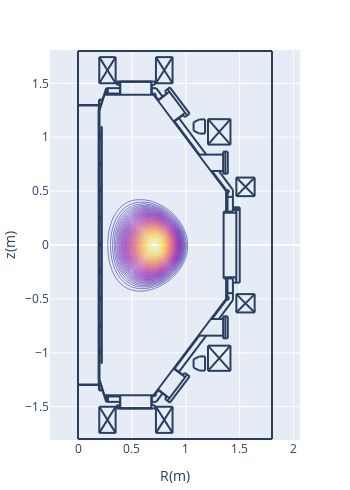

Here is the notebook cell this chart was saved with:
### Code cell
# pressure
pl.d_contour(cond['pressure'])

### Figure 1 — Plotly figure (JSON) as saved in the notebook; plotly's stock layout.template omitted (floating-point values rounded to 4 significant figures; data arrays with more than 128 entries replaced by an {"elided": "..."} marker saying what was removed)
{"data": [{"contours": {"coloring": "lines"}, "dx": 0.02, "dy": 0.02, "ncontours": 100, "showscale": false, "type": "contour", "x0": 0, "y0": -1.1, "z": {"elided": "111x71 float values"}}], "layout": {"height": 490.8, "margin": {"autoexpand": false, "b": 50, "l": 50, "r": 50, "t": 50}, "shapes": [{"type": "line", "x0": 0.2652, "x1": 0.2652, "y0": -1.406, "y1": -1.455}, {"type": "line", "x0": 0.2766, "x1": 0.2766, "y0": -1.406, "y1": -1.455}, {"type": "line", "x0": 0.1927, "x1": 0.1927, "y0": -1.299, "y1": 1.299}, {"type": "line", "x0": 0.1927, "x1": 0.1927, "y0": -1.249, "y1": 1.249}, {"type": "line", "x0": 0.195, "x1": 0.195, "y0": -1.251, "y1": 1.249}, {"type": "line", "x0": 0.1995, "x1": 0.1995, "y0": -1.249, "y1": 1.249}, {"type": "line", "x0": 1.376, "x1": 0.7005, "y0": 0.4965, "y1": 1.394}, {"type": "line", "x0": 0.2199, "x1": 0.2199, "y0": 0.3695, "y1": 1.099}, {"type": "line", "x0": 0.2176, "x1": 0.2176, "y0": 0.3695, "y1": 1.099}, {"type": "line", "x0": 1.376, "x1": 0.7005, "y0": -0.4965, "y1": -1.394}, {"type": "line", "x0": 0.2176, "x1": 0.2176, "y0": -0.3695, "y1": -1.099}, {"type": "line", "x0": 0.2199, "x1": 0.2199, "y0": -0.3695, "y1": -1.099}, {"type": "line", "x0": 0.1995, "x1": 0.2448, "y0": -1.249, "y1": -1.394}, {"type": "line", "x0": 0.1972, "x1": 0.1972, "y0": -1.299, "y1": -1.344}, {"type": "line", "x0": 0.195, "x1": 0.195, "y0": -1.299, "y1": -1.349}, {"type": "line", "x0": 0.195, "x1": 0.229, "y0": -1.349, "y1": -1.349}, {"type": "line", "x0": 0.195, "x1": 0.2267, "y0": -1.344, "y1": -1.344}, {"type": "line", "x0": 0.1995, "x1": 0.1995, "y0": -0.9975, "y1": -0.9748}, {"type": "line", "x0": 0.2086, "x1": 0.2086, "y0": -1.009, "y1": -0.9907}, {"type": "line", "x0": 0.2086, "x1": 0.2086, "y0": -1.009, "y1": -0.9929}, {"type": "line", "x0": 0.2063, "x1": 0.2063, "y0": -1.011, "y1": -0.9748}, {"type": "line", "x0": 0, "x1": 0.2108, "y0": -1.294, "y1": -1.294}, {"type": "line", "x0": 0, "x1": 0.2131, "y0": -1.299, "y1": -1.299}, {"type": "line", "x0": 0.1995, "x1": 0.1995, "y0": -1.011, "y1": -1.002}, {"type": "line", "x0": 0.2063, "x1": 0.2086, "y0": -1.007, "y1": -1.007}, {"type": "line", "x0": 0.2086, "x1": 0.2086, "y0": -1.004, "y1": -1.004}, {"type": "line", "x0": 0.2086, "x1": 0.2176, "y0": -1.009, "y1": -1.009}, {"type": "line", "x0": 0.1995, "x1": 0.2063, "y0": -1.011, "y1": -1.011}, {"type": "line", "x0": 0.2199, "x1": 0.2176, "y0": -1.099, "y1": -1.099}, {"type": "line", "x0": 0.2063, "x1": 0.2086, "y0": -0.9929, "y1": -0.9929}, {"type": "line", "x0": 0.2086, "x1": 0.2086, "y0": -0.9975, "y1": -0.9975}, {"type": "line", "x0": 0.2086, "x1": 0.2176, "y0": -0.9929, "y1": -0.9929}, {"type": "line", "x0": 0.2086, "x1": 0.2176, "y0": -0.9907, "y1": -0.9907}, {"type": "line", "x0": 0.1995, "x1": 0.2063, "y0": -0.9748, "y1": -0.9748}, {"type": "line", "x0": 0.2086, "x1": 0.2176, "y0": -0.7594, "y1": -0.7594}, {"type": "line", "x0": 0.1995, "x1": 0.2063, "y0": -0.7617, "y1": -0.7617}, {"type": "line", "x0": 0.2086, "x1": 0.2086, "y0": -0.7594, "y1": -0.7413}, {"type": "line", "x0": 0.2086, "x1": 0.2086, "y0": -0.7594, "y1": -0.739}, {"type": "line", "x0": 0.1995, "x1": 0.1995, "y0": -0.7617, "y1": -0.7526}, {"type": "line", "x0": 0.2063, "x1": 0.2063, "y0": -0.7617, "y1": -0.7254}, {"type": "line", "x0": 0.1995, "x1": 0.2063, "y0": -0.7254, "y1": -0.7254}, {"type": "line", "x0": 0.2086, "x1": 0.2176, "y0": -0.739, "y1": -0.739}, {"type": "line", "x0": 0.2086, "x1": 0.2176, "y0": -0.7413, "y1": -0.7413}, {"type": "line", "x0": 0.2086, "x1": 0.2086, "y0": -0.7526, "y1": -0.7526}, {"type": "line", "x0": 0.2063, "x1": 0.2086, "y0": -0.7572, "y1": -0.7572}, {"type": "line", "x0": 0.2086, "x1": 0.2086, "y0": -0.7458, "y1": -0.7458}, {"type": "line", "x0": 0.2063, "x1": 0.2086, "y0": -0.7436, "y1": -0.7436}, {"type": "line", "x0": 0.1995, "x1": 0.1995, "y0": -0.7481, "y1": -0.7254}, {"type": "line", "x0": 0.3582, "x1": 0.7141, "y0": -1.517, "y1": -1.517}, {"type": "line", "x0": 0.3854, "x1": 0.6869, "y0": -1.514, "y1": -1.514}, {"type": "line", "x0": 0.3854, "x1": 0.6869, "y0": -1.514, "y1": -1.514}, {"type": "line", "x0": 0.2426, "x1": 0.7096, "y0": -1.394, "y1": -1.394}, {"type": "line", "x0": 0.3922, "x1": 0.3922, "y0": -1.514, "y1": -1.394}, {"type": "line", "x0": 0.3582, "x1": 0.3582, "y0": -1.517, "y1": -1.487}, {"type": "line", "x0": 0.3786, "x1": 0.3786, "y0": -1.517, "y1": -1.487}, {"type": "line", "x0": 0.3695, "x1": 0.3695, "y0": -1.517, "y1": -1.487}, {"type": "line", "x0": 0.3831, "x1": 0.3831, "y0": -1.517, "y1": -1.512}, {"type": "line", "x0": 0.3831, "x1": 0.3854, "y0": -1.512, "y1": -1.514}, {"type": "line", "x0": 0.3854, "x1": 0.3854, "y0": -1.514, "y1": -1.514}, {"type": "line", "x0": 0.3899, "x1": 0.263, "y0": -1.455, "y1": -1.455}, {"type": "line", "x0": 0.3582, "x1": 0.3899, "y0": -1.487, "y1": -1.487}, {"type": "line", "x0": 0.2471, "x1": 0.3899, "y0": -1.406, "y1": -1.406}, {"type": "line", "x0": 0.2766, "x1": 0.2766, "y0": -1.455, "y1": -1.406}, {"type": "line", "x0": 0.2652, "x1": 0.2652, "y0": -1.455, "y1": -1.406}, {"type": "line", "x0": 0.2584, "x1": 0.263, "y0": -1.444, "y1": -1.455}, {"type": "line", "x0": 0.2426, "x1": 0.2448, "y0": -1.394, "y1": -1.392}, {"type": "line", "x0": 0.3899, "x1": 0.3899, "y0": -1.487, "y1": -1.394}, {"type": "line", "x0": 0.6801, "x1": 0.6801, "y0": -1.514, "y1": -1.394}, {"type": "line", "x0": 0.7141, "x1": 0.7141, "y0": -1.517, "y1": -1.487}, {"type": "line", "x0": 0.6914, "x1": 0.6914, "y0": -1.517, "y1": -1.512}, {"type": "line", "x0": 0.6914, "x1": 0.6869, "y0": -1.512, "y1": -1.514}, {"type": "line", "x0": 0.6869, "x1": 0.6869, "y0": -1.514, "y1": -1.514}, {"type": "line", "x0": 0.6846, "x1": 0.6846, "y0": -1.487, "y1": -1.394}, {"type": "line", "x0": 0.6846, "x1": 0.7141, "y0": -1.487, "y1": -1.487}, {"type": "line", "x0": 0.7254, "x1": 0.6846, "y0": -1.455, "y1": -1.455}, {"type": "line", "x0": 0.7118, "x1": 0.705, "y0": -1.392, "y1": -1.387}, {"type": "line", "x0": 0.7055, "x1": 0.715, "y0": -1.4, "y1": -1.402}, {"type": "line", "x0": 0.715, "x1": 0.7223, "y0": -1.402, "y1": -1.397}, {"type": "line", "x0": 0.7223, "x1": 0.7248, "y0": -1.397, "y1": -1.389}, {"type": "line", "x0": 0.7248, "x1": 0.7198, "y0": -1.389, "y1": -1.381}, {"type": "line", "x0": 0.6846, "x1": 0.7005, "y0": -1.406, "y1": -1.406}, {"type": "line", "x0": 0.2199, "x1": 0.2199, "y0": -0.3627, "y1": 0.3627}, {"type": "line", "x0": 0.2176, "x1": 0.2176, "y0": -0.3627, "y1": 0.3627}, {"type": "line", "x0": 0.1995, "x1": 0.1995, "y0": -0.4965, "y1": -0.4761}, {"type": "line", "x0": 0.2063, "x1": 0.2063, "y0": -0.5123, "y1": -0.4761}, {"type": "line", "x0": 0.1995, "x1": 0.1995, "y0": -0.5123, "y1": -0.5033}, {"type": "line", "x0": 0.2086, "x1": 0.2086, "y0": -0.5101, "y1": -0.4897}, {"type": "line", "x0": 0.2086, "x1": 0.2086, "y0": -0.5101, "y1": -0.4919}, {"type": "line", "x0": 0.2086, "x1": 0.2176, "y0": -0.5101, "y1": -0.5101}, {"type": "line", "x0": 0.2063, "x1": 0.2086, "y0": -0.4942, "y1": -0.4942}, {"type": "line", "x0": 0.2086, "x1": 0.2086, "y0": -0.4965, "y1": -0.4965}, {"type": "line", "x0": 0.2063, "x1": 0.2086, "y0": -0.5055, "y1": -0.5055}, {"type": "line", "x0": 0.2086, "x1": 0.2086, "y0": -0.5033, "y1": -0.5033}, {"type": "line", "x0": 0.2086, "x1": 0.2176, "y0": -0.4919, "y1": -0.4919}, {"type": "line", "x0": 0.2086, "x1": 0.2176, "y0": -0.4897, "y1": -0.4897}, {"type": "line", "x0": 0.1995, "x1": 0.2063, "y0": -0.5123, "y1": -0.5123}, {"type": "line", "x0": 0.1995, "x1": 0.2063, "y0": -0.4761, "y1": -0.4761}, {"type": "line", "x0": 0.2154, "x1": 0.2176, "y0": -0.365, "y1": -0.3627}, {"type": "line", "x0": 0.2206, "x1": 0.2218, "y0": -0.3642, "y1": -0.3614}, {"type": "line", "x0": 0.2199, "x1": 0.2176, "y0": -0.3695, "y1": -0.3695}, {"type": "line", "x0": 0.2176, "x1": 0.2154, "y0": -0.3786, "y1": -0.3786}, {"type": "line", "x0": 0.2154, "x1": 0.2154, "y0": -0.3786, "y1": -0.3695}, {"type": "line", "x0": 0.2176, "x1": 0.2176, "y0": -0.3786, "y1": -0.3695}, {"type": "line", "x0": 0.2169, "x1": 0.2157, "y0": -0.365, "y1": -0.3678}, {"type": "line", "x0": 0.2183, "x1": 0.2177, "y0": -0.3664, "y1": -0.3678}, {"type": "line", "x0": 0.2176, "x1": 0.2199, "y0": -0.3673, "y1": -0.365}, {"type": "line", "x0": 0.2192, "x1": 0.2197, "y0": -0.3628, "y1": -0.3614}, {"type": "line", "x0": 0.1995, "x1": 0.1995, "y0": -0.263, "y1": -0.2516}, {"type": "line", "x0": 0.2063, "x1": 0.2063, "y0": -0.263, "y1": -0.2267}, {"type": "line", "x0": 0.2086, "x1": 0.2086, "y0": -0.2607, "y1": -0.2426}, {"type": "line", "x0": 0.2086, "x1": 0.2086, "y0": -0.2607, "y1": -0.2403}, {"type": "line", "x0": 0.2086, "x1": 0.2176, "y0": -0.2607, "y1": -0.2607}, {"type": "line", "x0": 0.2086, "x1": 0.2086, "y0": -0.2539, "y1": -0.2539}, {"type": "line", "x0": 0.2063, "x1": 0.2086, "y0": -0.2562, "y1": -0.2562}, {"type": "line", "x0": 0.1995, "x1": 0.2063, "y0": -0.263, "y1": -0.263}, {"type": "line", "x0": 0.1995, "x1": 0.1995, "y0": -0.2471, "y1": -0.2267}, {"type": "line", "x0": 0.2086, "x1": 0.2176, "y0": -0.2403, "y1": -0.2403}, {"type": "line", "x0": 0.2086, "x1": 0.2176, "y0": -0.2426, "y1": -0.2426}, {"type": "line", "x0": 0.2086, "x1": 0.2086, "y0": -0.2471, "y1": -0.2471}, {"type": "line", "x0": 0.2063, "x1": 0.2086, "y0": -0.2426, "y1": -0.2426}, {"type": "line", "x0": 0.1995, "x1": 0.2063, "y0": -0.2267, "y1": -0.2267}, {"type": "line", "x0": 0.1995, "x1": 0.2063, "y0": -0.01133, "y1": -0.01133}, {"type": "line", "x0": 0.1995, "x1": 0.2063, "y0": 0.02494, "y1": 0.02494}, {"type": "line", "x0": 0.1995, "x1": 0.1995, "y0": -0.01133, "y1": -0.002267}, {"type": "line", "x0": 0.1995, "x1": 0.1995, "y0": 0.002267, "y1": 0.02494}, {"type": "line", "x0": 0.2063, "x1": 0.2063, "y0": -0.01133, "y1": 0.02494}, {"type": "line", "x0": 0.2086, "x1": 0.2086, "y0": -0.009068, "y1": 0.006801}, {"type": "line", "x0": 0.2086, "x1": 0.2086, "y0": -0.009068, "y1": 0.009068}, {"type": "line", "x0": 0.2086, "x1": 0.2176, "y0": -0.009068, "y1": -0.009068}, {"type": "line", "x0": 0.2086, "x1": 0.2086, "y0": -0.004534, "y1": -0.004534}, {"type": "line", "x0": 0.2063, "x1": 0.2086, "y0": -0.006801, "y1": -0.006801}, {"type": "line", "x0": 0.2086, "x1": 0.2176, "y0": 0.009068, "y1": 0.009068}, {"type": "line", "x0": 0.2086, "x1": 0.2176, "y0": 0.006801, "y1": 0.006801}, {"type": "line", "x0": 0.2086, "x1": 0.2086, "y0": 0.002267, "y1": 0.002267}, {"type": "line", "x0": 0.2063, "x1": 0.2086, "y0": 0.006801, "y1": 0.006801}, {"type": "line", "x0": 0.2176, "x1": 0.2176, "y0": 0.3786, "y1": 0.3695}, {"type": "line", "x0": 0.2154, "x1": 0.2154, "y0": 0.3786, "y1": 0.3695}, {"type": "line", "x0": 0.1995, "x1": 0.1995, "y0": 0.2516, "y1": 0.2743}, {"type": "line", "x0": 0.2063, "x1": 0.2063, "y0": 0.238, "y1": 0.2743}, {"type": "line", "x0": 0.2086, "x1": 0.2086, "y0": 0.2403, "y1": 0.2607}, {"type": "line", "x0": 0.1995, "x1": 0.2063, "y0": 0.238, "y1": 0.238}, {"type": "line", "x0": 0.1995, "x1": 0.1995, "y0": 0.238, "y1": 0.2471}, {"type": "line", "x0": 0.2063, "x1": 0.2086, "y0": 0.2562, "y1": 0.2562}, {"type": "line", "x0": 0.2086, "x1": 0.2086, "y0": 0.2539, "y1": 0.2539}, {"type": "line", "x0": 0.2086, "x1": 0.2176, "y0": 0.2584, "y1": 0.2584}, {"type": "line", "x0": 0.2063, "x1": 0.2086, "y0": 0.2426, "y1": 0.2426}, {"type": "line", "x0": 0.2086, "x1": 0.2086, "y0": 0.2471, "y1": 0.2471}, {"type": "line", "x0": 0.2086, "x1": 0.2176, "y0": 0.2403, "y1": 0.2403}, {"type": "line", "x0": 0.2086, "x1": 0.2086, "y0": 0.2403, "y1": 0.2584}, {"type": "line", "x0": 0.2086, "x1": 0.2176, "y0": 0.2607, "y1": 0.2607}, {"type": "line", "x0": 0.1995, "x1": 0.2063, "y0": 0.2743, "y1": 0.2743}, {"type": "line", "x0": 0.2177, "x1": 0.2183, "y0": 0.3696, "y1": 0.3682}, {"type": "line", "x0": 0.2157, "x1": 0.2169, "y0": 0.3696, "y1": 0.3668}, {"type": "line", "x0": 0.2176, "x1": 0.2199, "y0": 0.3673, "y1": 0.365}, {"type": "line", "x0": 0.2218, "x1": 0.2206, "y0": 0.3632, "y1": 0.366}, {"type": "line", "x0": 0.2154, "x1": 0.2176, "y0": 0.365, "y1": 0.3627}, {"type": "line", "x0": 0.2197, "x1": 0.2192, "y0": 0.3632, "y1": 0.3646}, {"type": "line", "x0": 0.2199, "x1": 0.2176, "y0": 0.3695, "y1": 0.3695}, {"type": "line", "x0": 0.2176, "x1": 0.2154, "y0": 0.3786, "y1": 0.3786}, {"type": "line", "x0": 0.1995, "x1": 0.1995, "y0": 0.5033, "y1": 0.5237}, {"type": "line", "x0": 0.1995, "x1": 0.1995, "y0": 0.4874, "y1": 0.4965}, {"type": "line", "x0": 0.2063, "x1": 0.2063, "y0": 0.4874, "y1": 0.5237}, {"type": "line", "x0": 0.2086, "x1": 0.2086, "y0": 0.4897, "y1": 0.5078}, {"type": "line", "x0": 0.2086, "x1": 0.2086, "y0": 0.4897, "y1": 0.5101}, {"type": "line", "x0": 0.2086, "x1": 0.2176, "y0": 0.4897, "y1": 0.4897}, {"type": "line", "x0": 0.2086, "x1": 0.2086, "y0": 0.4965, "y1": 0.4965}, {"type": "line", "x0": 0.2063, "x1": 0.2086, "y0": 0.4942, "y1": 0.4942}, {"type": "line", "x0": 0.2086, "x1": 0.2176, "y0": 0.5101, "y1": 0.5101}, {"type": "line", "x0": 0.2086, "x1": 0.2176, "y0": 0.5078, "y1": 0.5078}, {"type": "line", "x0": 0.2086, "x1": 0.2086, "y0": 0.5033, "y1": 0.5033}, {"type": "line", "x0": 0.2063, "x1": 0.2086, "y0": 0.5055, "y1": 0.5055}, {"type": "line", "x0": 0.1995, "x1": 0.2063, "y0": 0.4874, "y1": 0.4874}, {"type": "line", "x0": 0.1995, "x1": 0.2063, "y0": 0.5237, "y1": 0.5237}, {"type": "line", "x0": 1.501, "x1": 1.501, "y0": 0.3491, "y1": -0.3491}, {"type": "line", "x0": 1.351, "x1": 1.351, "y0": 0.3106, "y1": -0.3106}, {"type": "line", "x0": 1.469, "x1": 1.469, "y0": 0.3491, "y1": -0.3491}, {"type": "line", "x0": 1.387, "x1": 1.387, "y0": -0.3106, "y1": -0.4965}, {"type": "line", "x0": 1.374, "x1": 1.374, "y0": -0.3106, "y1": -0.4965}, {"type": "line", "x0": 1.462, "x1": 1.462, "y0": -0.3196, "y1": -0.3106}, {"type": "line", "x0": 1.437, "x1": 1.437, "y0": -0.3106, "y1": -0.3491}, {"type": "line", "x0": 1.437, "x1": 1.501, "y0": -0.3491, "y1": -0.3491}, {"type": "line", "x0": 1.437, "x1": 1.437, "y0": -0.3491, "y1": -0.5123}, {"type": "line", "x0": 1.379, "x1": 1.392, "y0": -0.5069, "y1": -0.5093}, {"type": "line", "x0": 1.392, "x1": 1.402, "y0": -0.5093, "y1": -0.4997}, {"type": "line", "x0": 1.402, "x1": 1.4, "y0": -0.4997, "y1": -0.4862}, {"type": "line", "x0": 1.4, "x1": 1.388, "y0": -0.4862, "y1": -0.48}, {"type": "line", "x0": 1.374, "x1": 1.374, "y0": -0.4965, "y1": -0.4987}, {"type": "line", "x0": 1.383, "x1": 1.378, "y0": -0.501, "y1": -0.4965}, {"type": "line", "x0": 1.387, "x1": 1.437, "y0": -0.4466, "y1": -0.4466}, {"type": "line", "x0": 1.462, "x1": 1.469, "y0": -0.3196, "y1": -0.3196}, {"type": "line", "x0": 1.351, "x1": 1.469, "y0": -0.2992, "y1": -0.2992}, {"type": "line", "x0": 1.351, "x1": 1.437, "y0": -0.3106, "y1": -0.3106}, {"type": "line", "x0": 1.462, "x1": 1.469, "y0": -0.3106, "y1": -0.3106}, {"type": "line", "x0": 1.437, "x1": 1.437, "y0": 0.5123, "y1": 0.3514}, {"type": "line", "x0": 1.387, "x1": 1.387, "y0": 0.4965, "y1": 0.3106}, {"type": "line", "x0": 1.374, "x1": 1.374, "y0": 0.4965, "y1": 0.3106}, {"type": "line", "x0": 1.437, "x1": 1.501, "y0": 0.3491, "y1": 0.3491}, {"type": "line", "x0": 1.501, "x1": 1.437, "y0": 0.3264, "y1": 0.3264}, {"type": "line", "x0": 1.501, "x1": 1.437, "y0": 0.3446, "y1": 0.3446}, {"type": "line", "x0": 1.351, "x1": 1.469, "y0": 0.2992, "y1": 0.2992}, {"type": "line", "x0": 1.351, "x1": 1.437, "y0": 0.3106, "y1": 0.3106}, {"type": "line", "x0": 1.462, "x1": 1.462, "y0": 0.3196, "y1": 0.3106}, {"type": "line", "x0": 1.437, "x1": 1.437, "y0": 0.3514, "y1": 0.3106}, {"type": "line", "x0": 1.462, "x1": 1.469, "y0": 0.3106, "y1": 0.3106}, {"type": "line", "x0": 1.462, "x1": 1.469, "y0": 0.3196, "y1": 0.3196}, {"type": "line", "x0": 1.388, "x1": 1.4, "y0": 0.4818, "y1": 0.488}, {"type": "line", "x0": 1.4, "x1": 1.402, "y0": 0.488, "y1": 0.5015}, {"type": "line", "x0": 1.402, "x1": 1.392, "y0": 0.5015, "y1": 0.5111}, {"type": "line", "x0": 1.392, "x1": 1.379, "y0": 0.5111, "y1": 0.5088}, {"type": "line", "x0": 1.387, "x1": 1.437, "y0": 0.4466, "y1": 0.4466}, {"type": "line", "x0": 1.374, "x1": 1.374, "y0": 0.4965, "y1": 0.4987}, {"type": "line", "x0": 1.383, "x1": 1.378, "y0": 0.501, "y1": 0.4965}, {"type": "line", "x0": 0.1995, "x1": 0.2448, "y0": 1.249, "y1": 1.394}, {"type": "line", "x0": 0.1995, "x1": 0.1995, "y0": 0.7526, "y1": 0.773}, {"type": "line", "x0": 0.2063, "x1": 0.2063, "y0": 0.7368, "y1": 0.773}, {"type": "line", "x0": 0.1995, "x1": 0.1995, "y0": 0.7368, "y1": 0.7481}, {"type": "line", "x0": 0.2063, "x1": 0.2086, "y0": 0.7572, "y1": 0.7572}, {"type": "line", "x0": 0.2086, "x1": 0.2086, "y0": 0.7526, "y1": 0.7526}, {"type": "line", "x0": 0.2063, "x1": 0.2086, "y0": 0.7436, "y1": 0.7436}, {"type": "line", "x0": 0.2086, "x1": 0.2086, "y0": 0.7458, "y1": 0.7458}, {"type": "line", "x0": 0.2086, "x1": 0.2086, "y0": 0.739, "y1": 0.7594}, {"type": "line", "x0": 0.2086, "x1": 0.2086, "y0": 0.739, "y1": 0.7572}, {"type": "line", "x0": 0.2086, "x1": 0.2176, "y0": 0.739, "y1": 0.739}, {"type": "line", "x0": 0.2086, "x1": 0.2176, "y0": 0.7572, "y1": 0.7572}, {"type": "line", "x0": 0.2086, "x1": 0.2176, "y0": 0.7594, "y1": 0.7594}, {"type": "line", "x0": 0.1995, "x1": 0.2063, "y0": 0.7368, "y1": 0.7368}, {"type": "line", "x0": 0.1995, "x1": 0.2063, "y0": 0.773, "y1": 0.773}, {"type": "line", "x0": 0.2086, "x1": 0.2086, "y0": 0.9907, "y1": 1.009}, {"type": "line", "x0": 0.2086, "x1": 0.2086, "y0": 0.9907, "y1": 1.007}, {"type": "line", "x0": 0.2086, "x1": 0.2176, "y0": 0.9907, "y1": 0.9907}, {"type": "line", "x0": 0.2086, "x1": 0.2176, "y0": 1.007, "y1": 1.007}, {"type": "line", "x0": 0.2086, "x1": 0.2176, "y0": 1.009, "y1": 1.009}, {"type": "line", "x0": 0.2063, "x1": 0.2063, "y0": 0.9884, "y1": 1.025}, {"type": "line", "x0": 0.2086, "x1": 0.2086, "y0": 1.009, "y1": 1.025}, {"type": "line", "x0": 0.1995, "x1": 0.1995, "y0": 1.002, "y1": 1.025}, {"type": "line", "x0": 0.1995, "x1": 0.1995, "y0": 1.002, "y1": 1.025}, {"type": "line", "x0": 0.1995, "x1": 0.1995, "y0": 0.9884, "y1": 0.9975}, {"type": "line", "x0": 0.2086, "x1": 0.2086, "y0": 1.009, "y1": 1.025}, {"type": "line", "x0": 0.2063, "x1": 0.2063, "y0": 0.9884, "y1": 1.025}, {"type": "line", "x0": 0.2086, "x1": 0.2176, "y0": 1.009, "y1": 1.009}, {"type": "line", "x0": 0.2086, "x1": 0.2176, "y0": 1.007, "y1": 1.007}, {"type": "line", "x0": 0.2086, "x1": 0.2176, "y0": 0.9907, "y1": 0.9907}, {"type": "line", "x0": 0.2086, "x1": 0.2086, "y0": 0.9907, "y1": 1.007}, {"type": "line", "x0": 0.2086, "x1": 0.2086, "y0": 0.9907, "y1": 1.009}, {"type": "line", "x0": 0.2086, "x1": 0.2086, "y0": 0.9952, "y1": 0.9952}, {"type": "line", "x0": 0.2086, "x1": 0.2086, "y0": 0.9884, "y1": 0.9907}, {"type": "line", "x0": 0.2063, "x1": 0.2086, "y0": 0.9929, "y1": 0.9929}, {"type": "line", "x0": 0.2086, "x1": 0.2086, "y0": 1.002, "y1": 1.002}, {"type": "line", "x0": 0.2063, "x1": 0.2086, "y0": 1.007, "y1": 1.007}, {"type": "line", "x0": 0.1995, "x1": 0.2086, "y0": 0.9884, "y1": 0.9884}, {"type": "line", "x0": 0.1995, "x1": 0.2086, "y0": 1.025, "y1": 1.025}, {"type": "line", "x0": 0.1995, "x1": 0.2086, "y0": 1.025, "y1": 1.025}, {"type": "line", "x0": 0.2063, "x1": 0.2086, "y0": 1.007, "y1": 1.007}, {"type": "line", "x0": 0.2086, "x1": 0.2086, "y0": 1.002, "y1": 1.002}, {"type": "line", "x0": 0.2063, "x1": 0.2086, "y0": 0.9929, "y1": 0.9929}, {"type": "line", "x0": 0.2086, "x1": 0.2086, "y0": 0.9884, "y1": 0.9907}, {"type": "line", "x0": 0.2086, "x1": 0.2086, "y0": 0.9952, "y1": 0.9952}, {"type": "line", "x0": 0.1995, "x1": 0.1995, "y0": 0.9884, "y1": 0.9975}, {"type": "line", "x0": 0.1995, "x1": 0.2086, "y0": 0.9884, "y1": 0.9884}, {"type": "line", "x0": 0.2199, "x1": 0.2176, "y0": 1.099, "y1": 1.099}, {"type": "line", "x0": 0, "x1": 0.2131, "y0": 1.299, "y1": 1.299}, {"type": "line", "x0": 0, "x1": 0.2108, "y0": 1.294, "y1": 1.294}, {"type": "line", "x0": 0.195, "x1": 0.2267, "y0": 1.344, "y1": 1.344}, {"type": "line", "x0": 0.195, "x1": 0.229, "y0": 1.349, "y1": 1.349}, {"type": "line", "x0": 0.195, "x1": 0.195, "y0": 1.299, "y1": 1.349}, {"type": "line", "x0": 0.1972, "x1": 0.1972, "y0": 1.299, "y1": 1.344}, {"type": "line", "x0": 0.2426, "x1": 0.2448, "y0": 1.394, "y1": 1.392}, {"type": "line", "x0": 0.7096, "x1": 0.7028, "y0": 1.394, "y1": 1.39}, {"type": "line", "x0": 0.718, "x1": 0.723, "y0": 1.385, "y1": 1.393}, {"type": "line", "x0": 0.723, "x1": 0.7205, "y0": 1.393, "y1": 1.402}, {"type": "line", "x0": 0.7205, "x1": 0.7132, "y0": 1.402, "y1": 1.407}, {"type": "line", "x0": 0.7132, "x1": 0.7037, "y0": 1.407, "y1": 1.404}, {"type": "line", "x0": 0.2426, "x1": 0.7096, "y0": 1.394, "y1": 1.394}, {"type": "line", "x0": 0.3854, "x1": 0.6869, "y0": 1.514, "y1": 1.514}, {"type": "line", "x0": 0.3854, "x1": 0.6869, "y0": 1.514, "y1": 1.514}, {"type": "line", "x0": 0.3582, "x1": 0.7141, "y0": 1.517, "y1": 1.517}, {"type": "line", "x0": 0.3899, "x1": 0.263, "y0": 1.455, "y1": 1.455}, {"type": "line", "x0": 0.2471, "x1": 0.3899, "y0": 1.406, "y1": 1.406}, {"type": "line", "x0": 0.3582, "x1": 0.3899, "y0": 1.487, "y1": 1.487}, {"type": "line", "x0": 0.2584, "x1": 0.263, "y0": 1.444, "y1": 1.455}, {"type": "line", "x0": 0.2652, "x1": 0.2652, "y0": 1.455, "y1": 1.406}, {"type": "line", "x0": 0.2766, "x1": 0.2766, "y0": 1.455, "y1": 1.406}, {"type": "line", "x0": 0.3582, "x1": 0.3582, "y0": 1.517, "y1": 1.487}, {"type": "line", "x0": 0.3899, "x1": 0.3899, "y0": 1.487, "y1": 1.394}, {"type": "line", "x0": 0.3922, "x1": 0.3922, "y0": 1.514, "y1": 1.394}, {"type": "line", "x0": 0.3854, "x1": 0.3854, "y0": 1.514, "y1": 1.514}, {"type": "line", "x0": 0.3831, "x1": 0.3854, "y0": 1.512, "y1": 1.514}, {"type": "line", "x0": 0.3831, "x1": 0.3831, "y0": 1.517, "y1": 1.512}, {"type": "line", "x0": 0.3695, "x1": 0.3695, "y0": 1.517, "y1": 1.487}, {"type": "line", "x0": 0.3786, "x1": 0.3786, "y0": 1.517, "y1": 1.487}, {"type": "line", "x0": 0.6846, "x1": 0.6846, "y0": 1.487, "y1": 1.394}, {"type": "line", "x0": 0.6801, "x1": 0.6801, "y0": 1.514, "y1": 1.394}, {"type": "line", "x0": 0.6846, "x1": 0.7005, "y0": 1.406, "y1": 1.406}, {"type": "line", "x0": 0.6846, "x1": 0.7141, "y0": 1.487, "y1": 1.487}, {"type": "line", "x0": 0.6869, "x1": 0.6869, "y0": 1.514, "y1": 1.514}, {"type": "line", "x0": 0.6914, "x1": 0.6869, "y0": 1.512, "y1": 1.514}, {"type": "line", "x0": 0.6914, "x1": 0.6914, "y0": 1.517, "y1": 1.512}, {"type": "line", "x0": 0.7141, "x1": 0.7141, "y0": 1.517, "y1": 1.487}, {"type": "line", "x0": 0.7254, "x1": 0.6846, "y0": 1.455, "y1": 1.455}, {"type": "line", "x0": 0.7844, "x1": 0.7254, "y0": 1.376, "y1": 1.455}, {"type": "line", "x0": 0.7458, "x1": 0.7005, "y0": 1.347, "y1": 1.406}, {"type": "line", "x0": 0, "x1": 0, "y0": 0.2154, "y1": -0.1156}, {"type": "line", "x0": 0.7844, "x1": 0.7254, "y0": -1.376, "y1": -1.455}, {"type": "line", "x0": 0.7458, "x1": 0.7005, "y0": -1.347, "y1": -1.406}, {"type": "line", "x0": 1.437, "x1": 1.306, "y0": 0.5123, "y1": 0.6869}, {"type": "line", "x0": 1.387, "x1": 1.242, "y0": 0.4965, "y1": 0.6869}, {"type": "line", "x0": 1.347, "x1": 1.118, "y0": 0.8388, "y1": 0.8388}, {"type": "line", "x0": 1.347, "x1": 1.347, "y0": 0.866, "y1": 0.662}, {"type": "line", "x0": 1.367, "x1": 1.367, "y0": 0.866, "y1": 0.662}, {"type": "line", "x0": 1.39, "x1": 1.39, "y0": 0.866, "y1": 0.662}, {"type": "line", "x0": 1.39, "x1": 1.347, "y0": 0.866, "y1": 0.866}, {"type": "line", "x0": 1.39, "x1": 1.347, "y0": 0.662, "y1": 0.662}, {"type": "line", "x0": 1.347, "x1": 1.233, "y0": 0.6869, "y1": 0.6869}, {"type": "line", "x0": 1.347, "x1": 1.118, "y0": -0.8411, "y1": -0.8411}, {"type": "line", "x0": 1.347, "x1": 1.347, "y0": -0.866, "y1": -0.662}, {"type": "line", "x0": 1.367, "x1": 1.367, "y0": -0.866, "y1": -0.662}, {"type": "line", "x0": 1.39, "x1": 1.39, "y0": -0.866, "y1": -0.662}, {"type": "line", "x0": 1.39, "x1": 1.347, "y0": -0.866, "y1": -0.866}, {"type": "line", "x0": 1.39, "x1": 1.347, "y0": -0.662, "y1": -0.662}, {"type": "line", "x0": 1.347, "x1": 1.233, "y0": -0.6869, "y1": -0.6869}, {"type": "line", "x0": 1.437, "x1": 1.306, "y0": -0.5123, "y1": -0.6869}, {"type": "line", "x0": 1.387, "x1": 1.242, "y0": -0.4965, "y1": -0.6869}, {"type": "line", "x0": 0.195, "x1": 0.2584, "y0": -1.251, "y1": -1.444}, {"type": "line", "x0": 0.195, "x1": 0.2584, "y0": 1.249, "y1": 1.444}, {"type": "line", "x0": 0.8524, "x1": 0.8071, "y0": 1.462, "y1": 1.428}, {"type": "line", "x0": 0.8071, "x1": 0.8229, "y0": 1.428, "y1": 1.406}, {"type": "line", "x0": 0.8229, "x1": 0.739, "y0": 1.406, "y1": 1.342}, {"type": "line", "x0": 0.8479, "x1": 0.7413, "y0": 1.421, "y1": 1.34}, {"type": "line", "x0": 0.8524, "x1": 1.036, "y0": 1.462, "y1": 1.22}, {"type": "line", "x0": 0.8297, "x1": 1.013, "y0": 1.446, "y1": 1.202}, {"type": "line", "x0": 0.9952, "x1": 0.8864, "y0": 1.226, "y1": 1.145}, {"type": "line", "x0": 1.036, "x1": 0.9907, "y0": 1.22, "y1": 1.186}, {"type": "line", "x0": 0.9748, "x1": 0.9907, "y0": 1.206, "y1": 1.186}, {"type": "line", "x0": 0.9748, "x1": 0.8887, "y0": 1.206, "y1": 1.143}, {"type": "line", "x0": 1.19, "x1": 0.9363, "y0": 0.8388, "y1": 1.177}, {"type": "line", "x0": 1.127, "x1": 0.8955, "y0": 0.8388, "y1": 1.147}, {"type": "line", "x0": 0.8524, "x1": 0.8071, "y0": -1.462, "y1": -1.428}, {"type": "line", "x0": 0.8071, "x1": 0.8229, "y0": -1.428, "y1": -1.406}, {"type": "line", "x0": 0.8229, "x1": 0.739, "y0": -1.406, "y1": -1.342}, {"type": "line", "x0": 0.8479, "x1": 0.7413, "y0": -1.421, "y1": -1.34}, {"type": "line", "x0": 0.8524, "x1": 1.036, "y0": -1.462, "y1": -1.22}, {"type": "line", "x0": 0.8297, "x1": 1.013, "y0": -1.446, "y1": -1.202}, {"type": "line", "x0": 0.9952, "x1": 0.8864, "y0": -1.226, "y1": -1.145}, {"type": "line", "x0": 1.036, "x1": 0.9907, "y0": -1.22, "y1": -1.186}, {"type": "line", "x0": 0.9748, "x1": 0.9907, "y0": -1.206, "y1": -1.186}, {"type": "line", "x0": 0.9748, "x1": 0.8887, "y0": -1.206, "y1": -1.143}, {"type": "line", "x0": 1.19, "x1": 0.9363, "y0": -0.8411, "y1": -1.177}, {"type": "line", "x0": 1.127, "x1": 0.8955, "y0": -0.8411, "y1": -1.147}, {"type": "line", "x0": 0.1972, "x1": 0.1972, "y0": -1.501, "y1": -1.743}, {"type": "line", "x0": 0.1972, "x1": 0.3491, "y0": -1.743, "y1": -1.743}, {"type": "line", "x0": 0.3491, "x1": 0.3491, "y0": -1.743, "y1": -1.501}, {"type": "line", "x0": 0.3491, "x1": 0.1972, "y0": -1.501, "y1": -1.501}, {"type": "line", "x0": 0.1972, "x1": 0.1972, "y0": 1.743, "y1": 1.501}, {"type": "line", "x0": 0.1972, "x1": 0.3491, "y0": 1.501, "y1": 1.501}, {"type": "line", "x0": 0.3491, "x1": 0.3491, "y0": 1.501, "y1": 1.743}, {"type": "line", "x0": 0.3491, "x1": 0.1972, "y0": 1.743, "y1": 1.743}, {"type": "line", "x0": 0.7232, "x1": 0.7232, "y0": 1.743, "y1": 1.501}, {"type": "line", "x0": 0.7232, "x1": 0.8773, "y0": 1.501, "y1": 1.501}, {"type": "line", "x0": 0.8773, "x1": 0.8773, "y0": 1.501, "y1": 1.743}, {"type": "line", "x0": 0.8773, "x1": 0.7232, "y0": 1.743, "y1": 1.743}, {"type": "line", "x0": 0.7232, "x1": 0.7232, "y0": -1.501, "y1": -1.743}, {"type": "line", "x0": 0.7232, "x1": 0.8773, "y0": -1.743, "y1": -1.743}, {"type": "line", "x0": 0.8773, "x1": 0.8773, "y0": -1.743, "y1": -1.501}, {"type": "line", "x0": 0.8773, "x1": 0.7232, "y0": -1.501, "y1": -1.501}, {"type": "line", "x0": 1.206, "x1": 1.206, "y0": -0.934, "y1": -1.168}, {"type": "line", "x0": 1.206, "x1": 1.415, "y0": -1.168, "y1": -1.168}, {"type": "line", "x0": 1.415, "x1": 1.415, "y0": -1.168, "y1": -0.934}, {"type": "line", "x0": 1.415, "x1": 1.206, "y0": -0.934, "y1": -0.934}, {"type": "line", "x0": 1.206, "x1": 1.206, "y0": 1.168, "y1": 0.9317}, {"type": "line", "x0": 1.206, "x1": 1.415, "y0": 0.9317, "y1": 0.9317}, {"type": "line", "x0": 1.415, "x1": 1.415, "y0": 0.9317, "y1": 1.168}, {"type": "line", "x0": 1.415, "x1": 1.206, "y0": 1.168, "y1": 1.168}, {"type": "line", "x0": 1.469, "x1": 1.469, "y0": 0.6257, "y1": 0.4534}, {"type": "line", "x0": 1.469, "x1": 1.639, "y0": 0.4534, "y1": 0.4534}, {"type": "line", "x0": 1.639, "x1": 1.639, "y0": 0.4534, "y1": 0.6257}, {"type": "line", "x0": 1.639, "x1": 1.469, "y0": 0.6257, "y1": 0.6257}, {"type": "line", "x0": 1.469, "x1": 1.469, "y0": -0.4557, "y1": -0.6257}, {"type": "line", "x0": 1.469, "x1": 1.639, "y0": -0.6257, "y1": -0.6257}, {"type": "line", "x0": 1.639, "x1": 1.639, "y0": -0.6257, "y1": -0.4557}, {"type": "line", "x0": 1.639, "x1": 1.469, "y0": -0.4557, "y1": -0.4557}, {"type": "line", "x0": 1.072, "x1": 1.127, "y0": 1.138, "y1": 1.165}, {"type": "line", "x0": 1.127, "x1": 1.179, "y0": 1.165, "y1": 1.165}, {"type": "line", "x0": 1.179, "x1": 1.179, "y0": 1.165, "y1": 1.034}, {"type": "line", "x0": 1.179, "x1": 1.127, "y0": 1.034, "y1": 1.034}, {"type": "line", "x0": 1.127, "x1": 1.072, "y0": 1.034, "y1": 1.061}, {"type": "line", "x0": 1.072, "x1": 1.072, "y0": 1.061, "y1": 1.138}, {"type": "line", "x0": 1.072, "x1": 1.072, "y0": -1.138, "y1": -1.061}, {"type": "line", "x0": 1.072, "x1": 1.127, "y0": -1.061, "y1": -1.034}, {"type": "line", "x0": 1.127, "x1": 1.179, "y0": -1.034, "y1": -1.034}, {"type": "line", "x0": 1.179, "x1": 1.179, "y0": -1.034, "y1": -1.165}, {"type": "line", "x0": 1.179, "x1": 1.127, "y0": -1.165, "y1": -1.165}, {"type": "line", "x0": 1.127, "x1": 1.072, "y0": -1.165, "y1": -1.138}, {"type": "line", "x0": 1.469, "x1": 1.639, "y0": 0.6257, "y1": 0.4534}, {"type": "line", "x0": 1.469, "x1": 1.639, "y0": 0.4534, "y1": 0.6257}, {"type": "line", "x0": 1.206, "x1": 1.415, "y0": 1.168, "y1": 0.9317}, {"type": "line", "x0": 1.206, "x1": 1.415, "y0": 0.9317, "y1": 1.168}, {"type": "line", "x0": 1.469, "x1": 1.639, "y0": -0.6257, "y1": -0.4557}, {"type": "line", "x0": 1.469, "x1": 1.639, "y0": -0.4557, "y1": -0.6257}, {"type": "line", "x0": 1.415, "x1": 1.206, "y0": -0.934, "y1": -1.168}, {"type": "line", "x0": 1.206, "x1": 1.415, "y0": -0.934, "y1": -1.168}, {"type": "line", "x0": 0.1972, "x1": 0.3491, "y0": -1.501, "y1": -1.743}, {"type": "line", "x0": 0.1972, "x1": 0.3491, "y0": -1.743, "y1": -1.501}, {"type": "line", "x0": 0.7232, "x1": 0.8773, "y0": -1.501, "y1": -1.743}, {"type": "line", "x0": 0.7232, "x1": 0.8773, "y0": -1.743, "y1": -1.501}, {"type": "line", "x0": 0.1972, "x1": 0.3491, "y0": 1.501, "y1": 1.743}, {"type": "line", "x0": 0.1972, "x1": 0.3491, "y0": 1.743, "y1": 1.501}, {"type": "line", "x0": 0.7232, "x1": 0.8773, "y0": 1.743, "y1": 1.501}, {"type": "line", "x0": 0.7232, "x1": 0.8773, "y0": 1.501, "y1": 1.743}, {"type": "line", "x0": 0, "x1": 1.8, "y0": 1.8, "y1": 1.8}, {"type": "line", "x0": 0, "x1": 1.8, "y0": -1.8, "y1": -1.8}, {"type": "line", "x0": 1.8, "x1": 1.8, "y0": -1.8, "y1": 1.8}, {"type": "line", "x0": 0, "x1": 0, "y0": 1.8, "y1": -1.8}], "width": 350, "xaxis": {"title": {"text": "R(m)"}}, "yaxis": {"scaleanchor": "x", "title": {"text": "z(m)"}}}}
